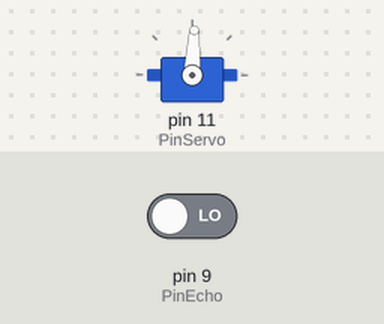
This sketch was run on a simulated Arduino Uno, built with avr-gcc and run on an emulated ATmega328P. Shown: servo. Inputs (shaded band) come from the test bench; at power-on: pin 9 (PinEcho) LOW. What the sketch prints to the serial monitor is not drawn.

Above: at 0.1 s.
At 6.1 s:
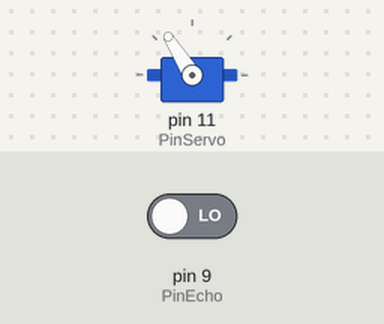
Timing chart, 0 to 7.6 s (numbered marks = the images above):
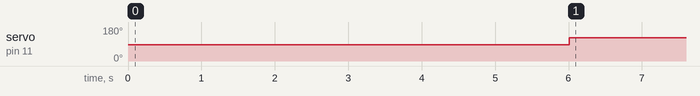

The sketch:

FINAL_3_03_4.ino
```cpp
#include <Servo.h> //includes Servo library
Servo servo;                  //this creates a servo object for the servo library


//set Arduino pins for ultrasonic sensor and servo
const int PinServo = 11;
const int PinEcho = 9;
const int PinTrig = 10;
const int numRead = 2;
int index = 0;
int val = 0;
int sum = 0;
int readings[numRead];      //Creates array for readings to be stored in
int ave = 0;

//Define Variables
//Ultrasonic
long duration;                //the amount of time it took for the sound to return to the sensor
float distance;                 //x location of the ball

//Servo
int pos = 0;                  //initial value for current servo position variable
double StartAngle = 87;       //the start angle of the servo is the angle at which the beam is horizontal
double Perror,Ierror,Derror;  //the PID error values
double output;                //combined error values which have been multiplied by PID gains
double last_error;            //the error from the last iteration of the code

//Time
unsigned long last_time;      //time from last iteration of the code
unsigned long now;            //Current time
double dt;                    //Change in time

//Setpoint
int setpoint = 15;             //the point on the beam that the ball should settle at

//PID Coefficient
float Kp = 3;                 //Proportional coefficient
float Ki = 0.3;            //Integral coefficient
float Kd = 4;                 //Derivative coefficient

void setup() {
  //for ultrasonic sensor
  pinMode(PinTrig, OUTPUT);   //designates the trigger pin as an output pin
  pinMode(PinEcho, INPUT);    //designates the echo pin as an input pin

  //for servo
  servo.attach(PinServo);     //attaches servo object to the correct pin
  servo.write(StartAngle);    //sets the starting angle for the servo
  Serial.begin(74880);         //initiates the serial monitor
  delay(5000);
  Serial.print("time,distance,angle");
}

void loop() {
  //Ultrasonic Sensor
  //Setup
  digitalWrite(PinTrig,LOW);  //Clear pin
  delay(2);
  //Output signal for 10 microseconds
  digitalWrite(PinTrig, HIGH);
  delay(10);
  digitalWrite(PinTrig,LOW);
  //Input from echo pin
  duration = pulseIn(PinEcho,HIGH);
  //Calculate Distance
  float dis = duration*0.034/2;

  sum = sum-readings[index];    //The sum minuses the oldest value from the readings array
  val = dis;               //The val integer is assigned the value of the current distance reading
  readings[index] = val;        //The current index of the readings array is updated
  sum = sum + val;              //The sum is updated to include the current reading
  index = (index+1)%numRead;    //The index is updated to the next value between 0 and the number of readings

  distance = sum/numRead;
  Serial.print(distance);
  //Serial.println(distance);    //12 is subtracted so x goes from -12 to 12 with 0 the middle
  if (distance > 35 or distance < 3) {     //This ensures that the sensor only reads distances -
    distance = -30;                         //within the range that the ball is able to go.
  }

  //Applying the PID Algorithm
  now = millis();              //time
  dt = (now - last_time);
  Perror = setpoint - distance;

  Derror = (Perror - last_error)/dt;
  Ierror = Ierror + (Perror*dt);
  if (Ierror>10){
    Ierror = 10;
  }
  if (Ierror<-10){
    Ierror = -10;
  }
  //Combining the terms of the ouput
  int output = (Kp*Perror + Ki*Ierror + Kd*Derror);

  //Upper and Lower PID Bounds to Prevent Saturation and Overreaction of the system
  if (output>35) {
    output = 35;
  }
  if (output < -35){
    output = -35;
  }
  //Write the output to the servo
  servo.write(StartAngle+output);

  //Serial outputs to be converted to CSV
  Serial.println();
  Serial.print(now);
  Serial.print(",");
  Serial.print(distance);
  Serial.print(",");
  Serial.print(StartAngle+output);
  //update variables
  last_error = Perror;
  last_time = now;
  delay(2);
}
```

Measured:
- by itself, servo on pin 11 (PinServo): 87° → 122° at 6.0 s
